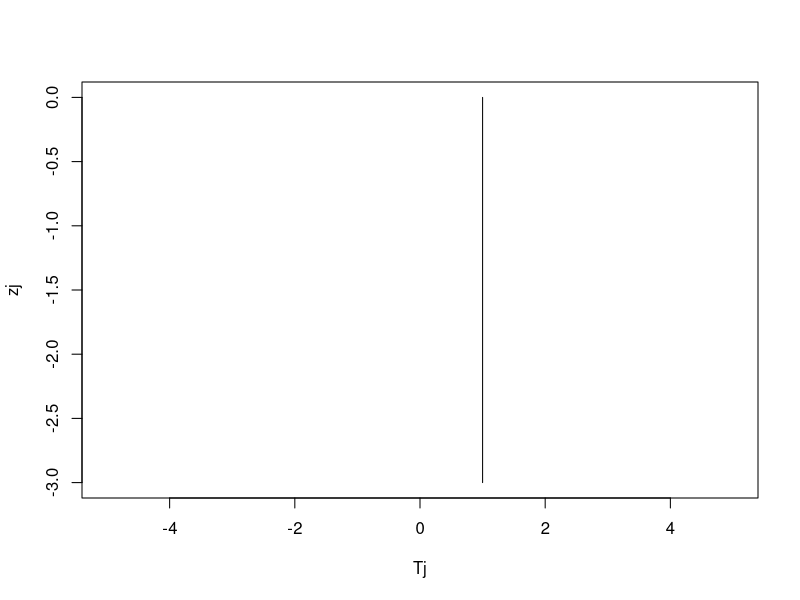

This figure's R source: (Note: this script raises an error after producing the figure.)
Tj <- array(c(  1,    1,    1,    1), dim = c(1, 4))
kj <- array(c(  2,    2,    2,    2), dim = c(1, 4))
cj <- array(c(2e6,  2e6,  2e6,  2e6), dim = c(1, 4))
gj <- array(c(  0,    0,    0,    0), dim = c(1, 4))
zj <- array(c(  0,   -1,   -2,   -3), dim = c(1, 4))
dt <- 30000
bcl <-  3
bcu <- -4

#set up plot
plot(Tj, zj, type="l", xlim=c(-5,5))

#loop over heat conduction and add new lines
for (n in 1:100) {
  Tj <- Cranknicolson(Tj, kj, cj, gj, zj, dt, bcl, bcu,
                      bcutype = "DIRICHLET", bcltype = "NEUMANN")
  lines(Tj, zj)
}